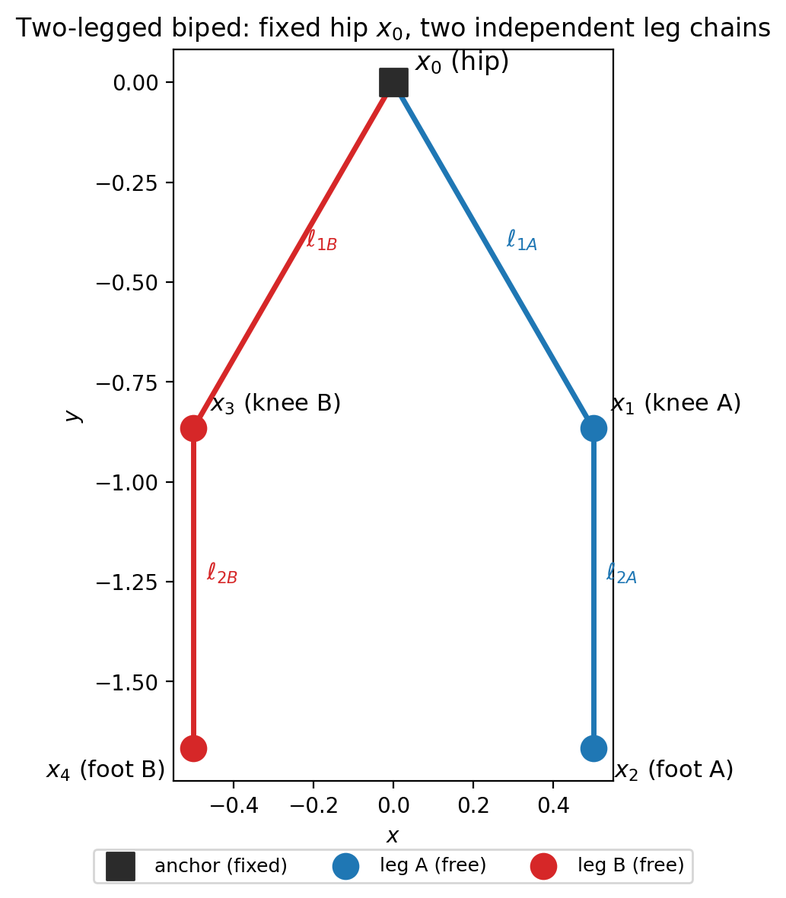
#> input picture figures/E01_mechanism_schematic.png, 786 x 898 px, shrunk from 1033 x 1181 before the run
$ python plot_dataset_overview.py
#> lines starting #> are read from the running program, lines starting #| are printed output that depends on the picture
### experiments/E01_problem_visualization/kinematics.py
"""Kinematics for the second toy problem: a two-legged biped stick figure.

One fixed hip x0, and two independent open kinematic chains (legs), each
with a knee and a foot -- i.e. two double pendulums sharing a pivot, like
E00's four-bar linkage but with a tree topology instead of a closed loop.
Each leg therefore has 2 free joint angles and no loop-closure constraint,
so (unlike E00) there is no discrete assembly branch: every joint angle
pair is reachable and valid.
"""

import pathlib

import numpy as np

X0 = np.array([0.0, 0.0])  # hip, fixed anchor

# Thigh/shin lengths, shared by both legs (a real biped has equal-length
# legs). Deliberately unequal within a leg (thigh != shin) so the foot's
# reachable region is a genuine annulus, not a degenerate full disk.
L1, L2 = 1.0, 0.8

LEG_COLORS = {"A": "#1f77b4", "B": "#d62728"}


# [5 lines left out: function leg_kinematics, not called in this run]


def save_figure(fig, description, dpi=200, **savefig_kwargs):
    """Save into the repo-root figures/ folder as "<experiment-id>_<description>.png"."""
    experiment_dir = pathlib.Path(__file__).resolve().parent
    experiment_id = experiment_dir.name.split("_", 1)[0]
    figures_dir = experiment_dir.parent.parent / "figures"
    out_path = figures_dir / f"{experiment_id}_{description}.png"
    fig.savefig(out_path, dpi=dpi, **savefig_kwargs)
    print(f"Saved {out_path}")

### experiments/E01_problem_visualization/plot_dataset_overview.py
"""Dataset overview for the two-legged biped: the mechanism (left) and the
reachable region of each foot (right), mirroring E00's Figure 1.

Unlike E00 -- where each free node was pinned to an exact 1-D circle by a
single constraint -- each leg here has 2 independent joint angles and no
loop-closure constraint, so a foot's reachable set is a genuine 2-D
annulus (inner radius |l1-l2|, outer radius l1+l2), not a curve. That is
the direct geometric consequence of the tree topology having 2 DOF per
leg, versus E00's closed loop having 1 DOF in total.
"""

import pathlib

import matplotlib.pyplot as plt
import matplotlib.image as mpimg
from matplotlib.patches import Circle, Wedge

from kinematics import X0, L1, L2, save_figure

SCHEMATIC_PATH = (
    pathlib.Path(__file__).resolve().parent.parent.parent
    / "figures" / "E01_mechanism_schematic.png"
)


def plot_schematic(ax):
    img = mpimg.imread(SCHEMATIC_PATH)
#> img is the input picture: shape (898, 786, 4) float32; mean R, G, B, A 0.969, 0.966, 0.968, 1
    ax.imshow(img)
    ax.set_xticks([])
    ax.set_yticks([])
    ax.set_title("(a) Mechanism (single pose, labeled)", fontweight="bold")
    return img.shape[0] / img.shape[1]


def plot_reachable_region(ax, box_aspect):
    knee_radius = L1
    outer_radius = L1 + L2
    inner_radius = abs(L1 - L2)

    ax.add_patch(Wedge(X0, outer_radius, 0, 360, width=outer_radius - inner_radius,
                        facecolor="#d62728", alpha=0.25, edgecolor="none",
                        label=r"reachable region of either foot"))
    ax.add_patch(Circle(X0, knee_radius, fill=False, linestyle="--",
                         color="gray", lw=1.0, label=r"reachable circle of either knee"))
    ax.scatter(*X0, color="black", marker="s", s=45, zorder=4)
    ax.annotate("$x_0$", X0, textcoords="offset points", xytext=(6, 6))

    lim = outer_radius * 1.1
    ax.plot([-lim, lim], [-lim, lim], alpha=0)  # invisible: sets data limits without a warning
    ax.set_title("(b) Reachable region of a knee, a foot", fontweight="bold")
    ax.set_xlabel("$x$")
    ax.set_ylabel("$y$")
    ax.set_aspect("equal", adjustable="datalim")
    ax.set_box_aspect(box_aspect)
    ax.legend(loc="upper center", bbox_to_anchor=(0.5, -0.12), fontsize=8)


def main():
    fig, axes = plt.subplots(1, 2, figsize=(7.5, 5.2))
    box_aspect = plot_schematic(axes[0])
#> box_aspect = 1.14
    plot_reachable_region(axes[1], box_aspect)
    fig.suptitle("One fixed hip, two independent legs: a tree, not a loop", fontweight="bold")
    fig.tight_layout()
    save_figure(fig, "dataset_overview", bbox_inches="tight")
#> in save_figure, `fig.savefig(out_path, dpi=dpi, **savefig_kwargs)`:
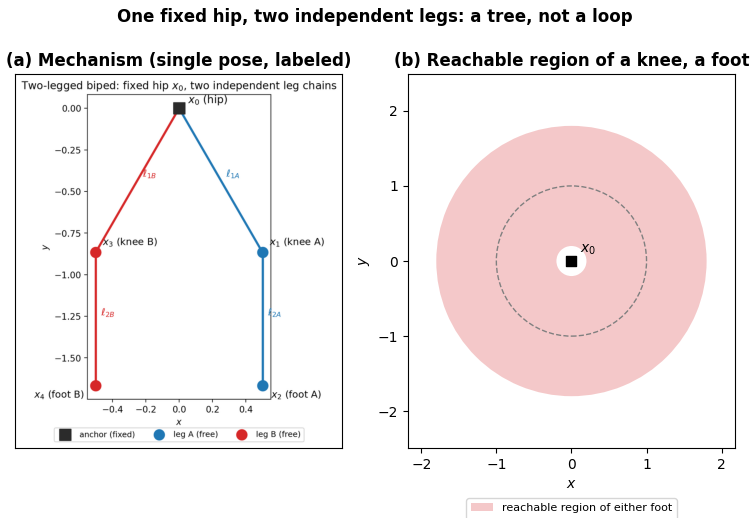
#> figure drawn by matplotlib, 2 panels


if __name__ == "__main__":
    main()

$ run again, with figures/E00_mechanism_schematic.png copied over figures/E01_mechanism_schematic.png
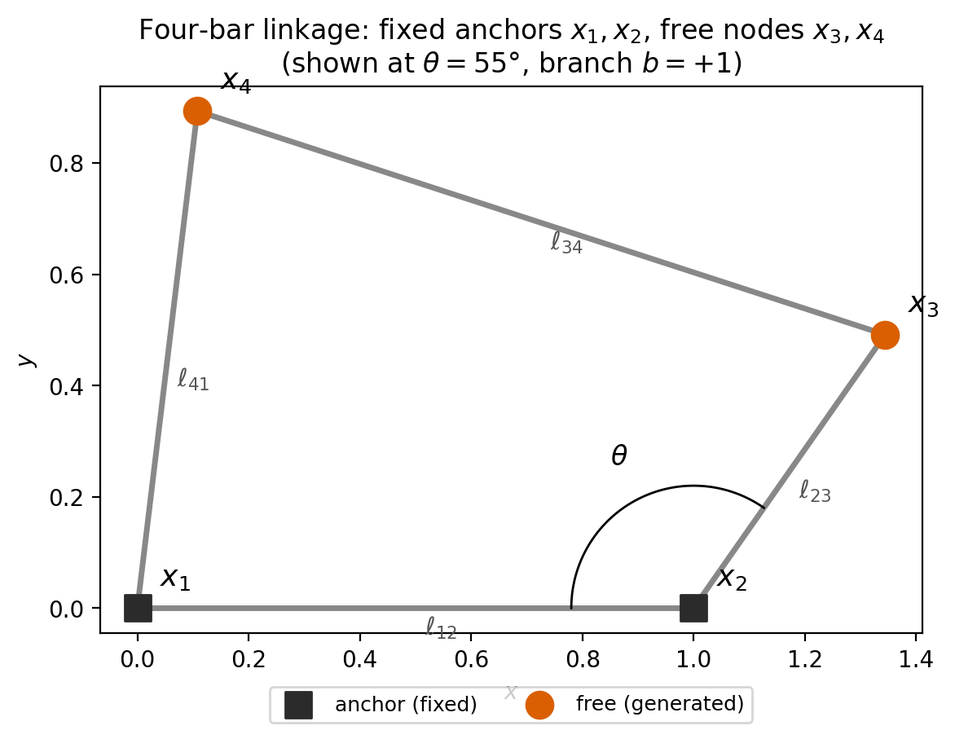
#> input picture figures/E00_mechanism_schematic.png, 955 x 739 px, shrunk from 1172 x 907 before the run
#> in plot_schematic, img is the input picture: shape (739, 955, 4) float32; mean R, G, B, A 0.966, 0.965, 0.964, 1
#> in save_figure, `fig.savefig(out_path, dpi=dpi, **savefig_kwargs)`:
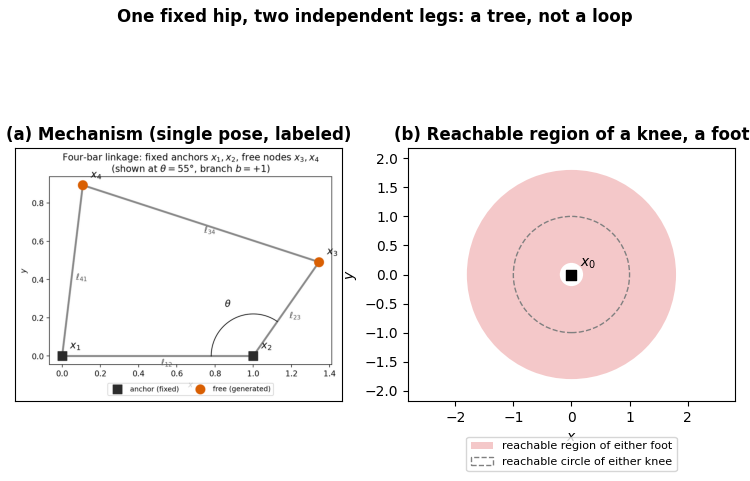
#> figure drawn by matplotlib, 2 panels

$ run again, with figures/E00_dataset_overview.png copied over figures/E01_mechanism_schematic.png
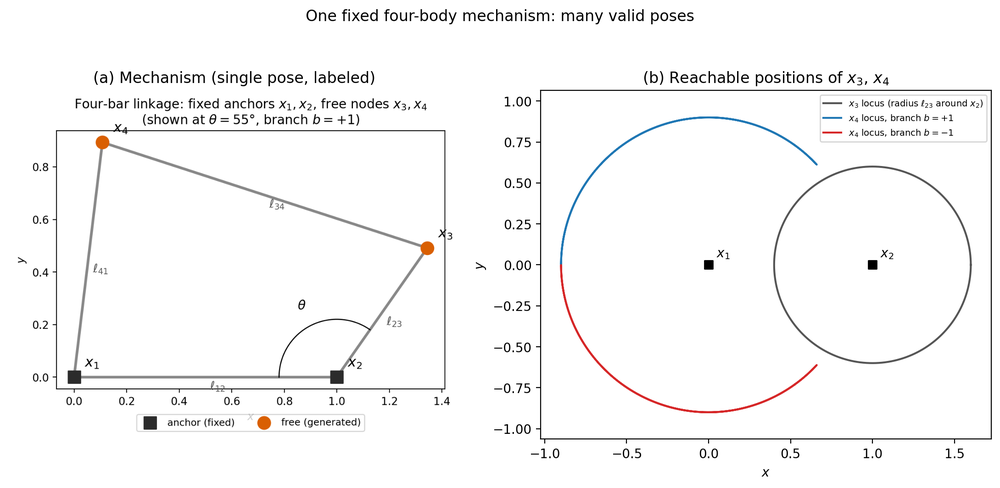
#> input picture figures/E00_dataset_overview.png, 1000 x 488 px, shrunk from 2179 x 1064 before the run
#> in plot_schematic, img is the input picture: shape (488, 1000, 4) float32; mean R, G, B, A 0.971, 0.97, 0.97, 1
#> in save_figure, `fig.savefig(out_path, dpi=dpi, **savefig_kwargs)`:
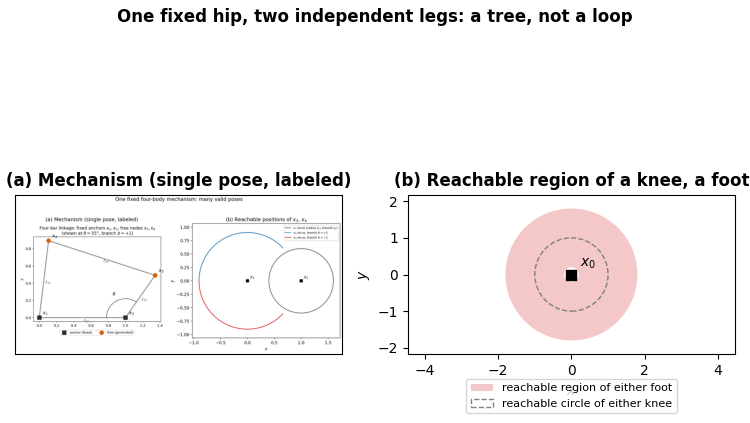
#> figure drawn by matplotlib, 2 panels

$ run again, with figures/E00_problem_overview.png copied over figures/E01_mechanism_schematic.png
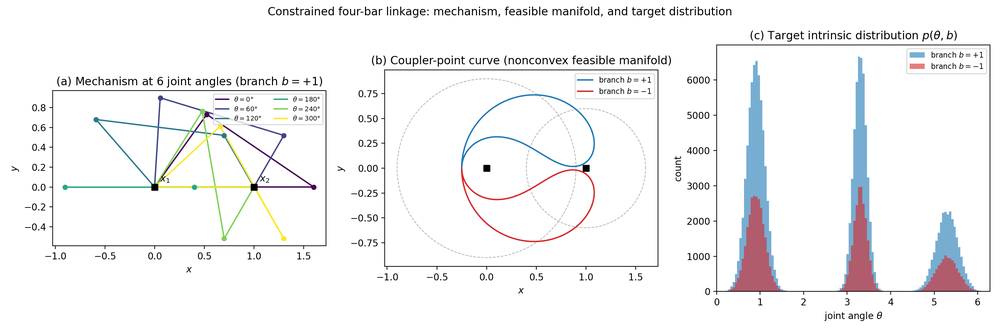
#> input picture figures/E00_problem_overview.png, 1000 x 333 px, shrunk from 3000 x 1000 before the run
#> in plot_schematic, img is the input picture: shape (333, 1000, 4) float32; mean R, G, B, A 0.955, 0.955, 0.958, 1
#> in save_figure, `fig.savefig(out_path, dpi=dpi, **savefig_kwargs)`:
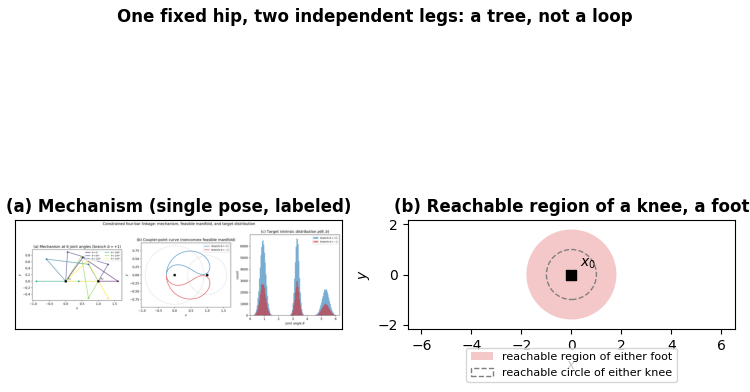
#> figure drawn by matplotlib, 2 panels
